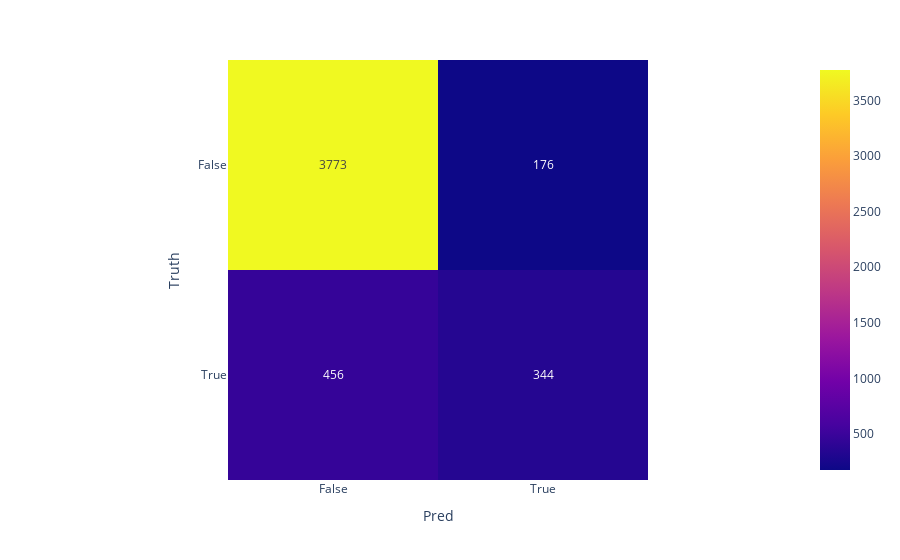

Notebook source saved alongside this figure:
### Markdown cell above
### Quesiton 1.4 Performance du modèle (afficher la matrice de confusion)

### Code cell
from sklearn.metrics import confusion_matrix
tn, fp, fn, tp = confusion_matrix(y_val, preds).ravel()
print(tn, fp, fn, tp)
fig = px.imshow([[tn, fp], [fn, tp]], text_auto=True, labels=dict(y="Truth", x="Pred"),
                x=["False", "True"],
                y=["False", "True"]
               )
fig.show()

### Figure 1 — Plotly figure (JSON) as saved in the notebook; plotly's stock layout.template omitted (floating-point values rounded to 4 significant figures)
{"data": [{"coloraxis": "coloraxis", "hovertemplate": "Pred: %{x}<br>Truth: %{y}<br>color: %{z}<extra></extra>", "name": "0", "texttemplate": "%{z}", "type": "heatmap", "x": ["False", "True"], "xaxis": "x", "y": ["False", "True"], "yaxis": "y", "z": [[3773, 176], [456, 344]]}], "layout": {"coloraxis": {"colorscale": [[0, "#0d0887"], [0.1111, "#46039f"], [0.2222, "#7201a8"], [0.3333, "#9c179e"], [0.4444, "#bd3786"], [0.5556, "#d8576b"], [0.6667, "#ed7953"], [0.7778, "#fb9f3a"], [0.8889, "#fdca26"], [1, "#f0f921"]]}, "margin": {"t": 60}, "xaxis": {"anchor": "y", "constrain": "domain", "domain": [0, 1], "scaleanchor": "y", "title": {"text": "Pred"}}, "yaxis": {"anchor": "x", "autorange": "reversed", "constrain": "domain", "domain": [0, 1], "title": {"text": "Truth"}}}}
